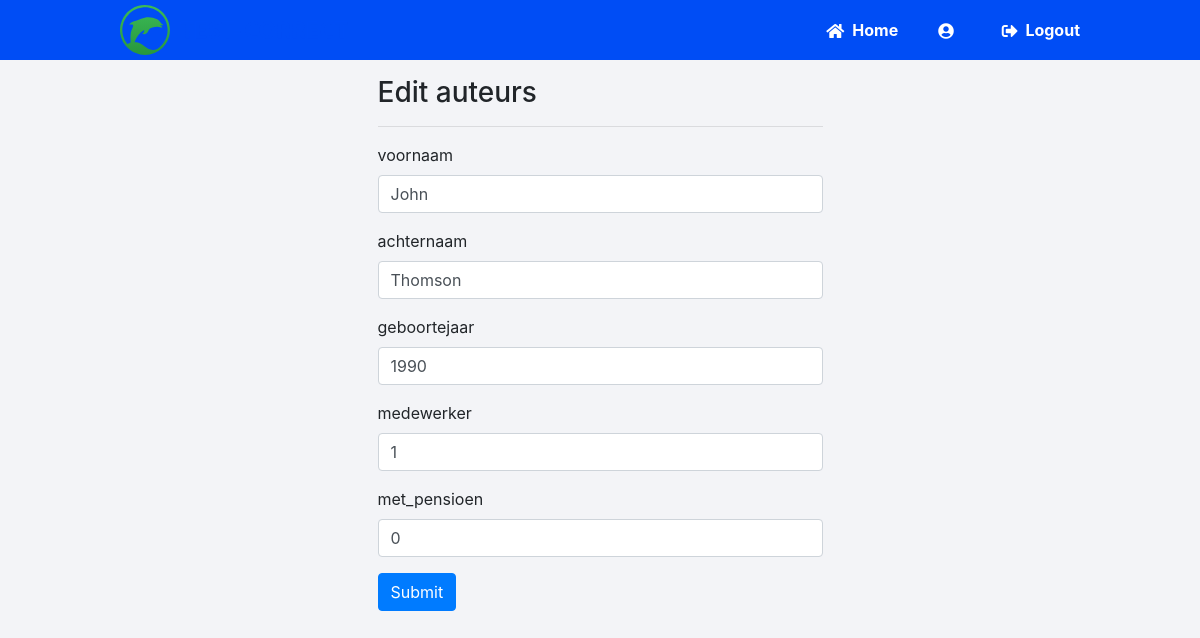
Page /edit_auteurs/5 on the committed database.
### tables this page shows
CREATE TABLE "auteurs" (
  `id` integer NOT NULL
,  "voornaam" varchar(80) NOT NULL
,  "achternaam" varchar(80) NOT NULL
,  "geboortejaar" integer DEFAULT NULL
,  "medewerker" varchar(250) NOT NULL
,  "met_pensioen" integer NOT NULL
);

### main.py (the view, shortened to what this page needs)
@app.route("/edit_auteurs/<string:id>",methods=['POST','GET'])
def edit_auteurs(id):
    connection = sqlite3.connect('./databases/testcorrect_vragen.db', check_same_thread = False)
    connection.row_factory = sqlite3.Row
    cursor = connection.cursor()
    cursor.execute("select * from auteurs where id=?",(id,))
    data = cursor.fetchone()
    return render_template("edit_auteurs.html",datas=data)

### templates/edit_auteurs.html
{% extends 'layout.html' %}
{% block body %}
<div class='row'>
    <div class='col-5 mx-auto'>
        <h3>Edit auteurs</h3>
        <hr>
        <form method='post' action='{{url_for("edit_auteurs",id=datas.id)}}'>
            <div class='form-group'>
                <label>voornaam</label>
                <input type='text' name='voornaam' required class='form-control' value='{{datas.voornaam}}'>
            </div>
            <div class='form-group'>
                <label>achternaam</label>
                <input type='text' name='achternaam' required class='form-control' value='{{datas.achternaam}}'>
            </div>
            <div class='form-group'>
                <label>geboortejaar</label>
                <input type='number' min="1960" max="2022" name='geboortejaar' required class='form-control'
                    value='{{datas.geboortejaar}}'>
            </div>
            <div class='form-group'>
                <label>medewerker</label>
                <input type='text' name='medewerker' required class='form-control' value='{{datas.medewerker}}'>
            </div>
            <div class='form-group'>
                <label>met_pensioen</label>
                <input type='text' name='met_pensioen' required class='form-control' value='{{datas.met_pensioen}}'>
            </div>
            <input type='submit' value='Submit' class='btn btn-primary'>
        </form>
    </div>
</div>
{% endblock %}

### static/style.css (style rules this page uses)
* { -webkit-box-sizing: border-box; box-sizing: border-box; font-family: -apple-system, BlinkMacSystemFont, "segoe ui", roboto, oxygen, ubuntu, cantarell, "fira sans", "droid sans", "helvetica neue", Arial, sans-serif; font-size: 16px; -webkit-font-smoothing: antialiased; -moz-osx-font-smoothing: grayscale; }
body { background-color: #f0f2f5; margin: 0; }
body.loggedin { background-color: #f3f4f7; }

### rows in the picture
auteurs: voornaam "John", achternaam "Thomson", geboortejaar "1990", medewerker "1", met_pensioen "0"
